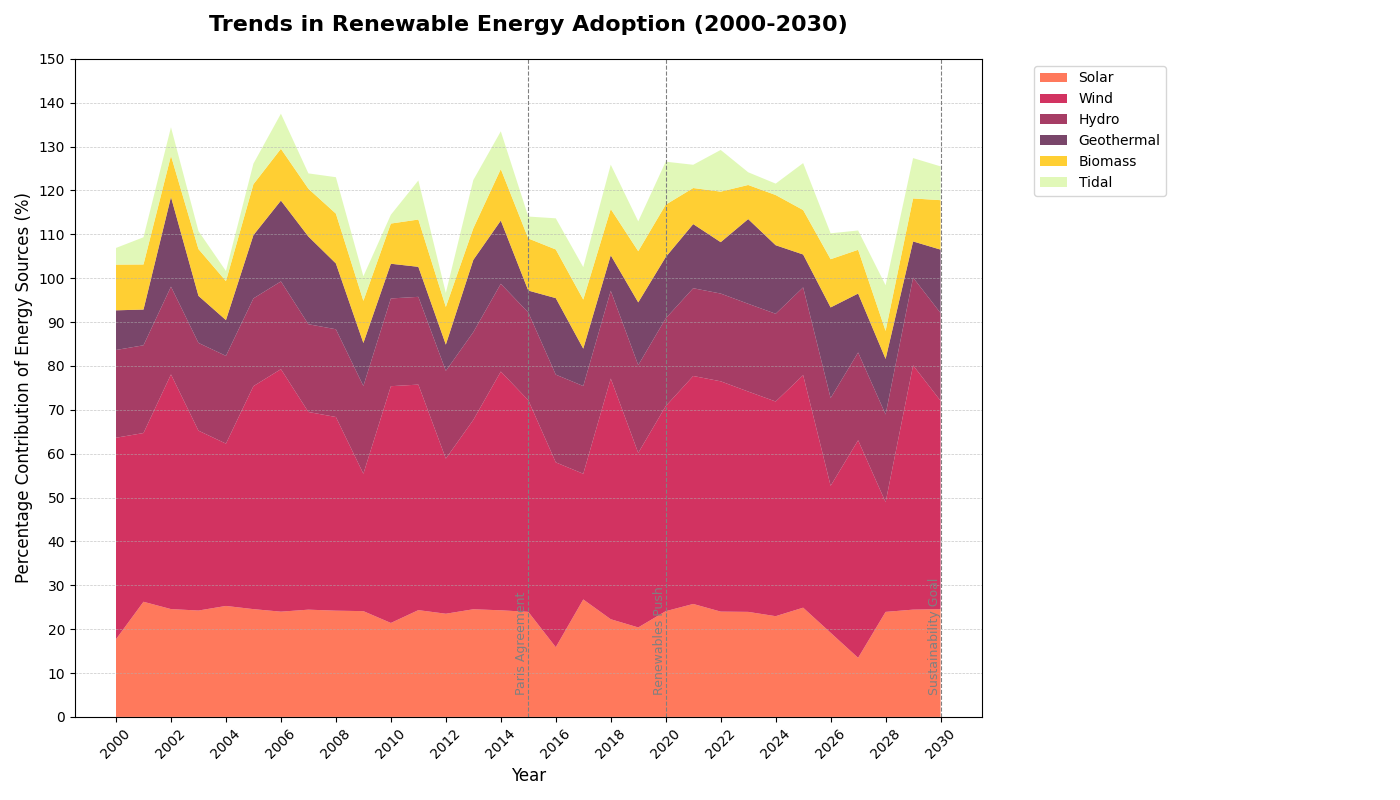

Write Python code to recreate this figure.
import matplotlib.pyplot as plt
import numpy as np

years = np.arange(2000, 2031)

# Generate synthetic data for multiple energy sources
solar_energy = 10 + 5 * np.log1p(years - 1999) + 2 * np.sin((years - 2000) / 5)
wind_energy = 15 + 10 * np.sqrt(years - 1999) - 0.5 * (years - 2000)
hydro_energy = np.full(years.shape, 20)
geothermal_energy = 5 + 0.5 * (years - 2000) + 1 * np.sin((years - 2000) / 2)
biomass_energy = 5 + 2 * np.log1p(years - 1999)
tidal_energy = 2 + 0.3 * (years - 2000)

# Shuffle data for randomness while preserving structure
np.random.seed(0)
np.random.shuffle(solar_energy)
np.random.shuffle(wind_energy)
np.random.shuffle(hydro_energy)
np.random.shuffle(geothermal_energy)
np.random.shuffle(biomass_energy)
np.random.shuffle(tidal_energy)

energy_sources = np.row_stack((
    solar_energy, wind_energy, hydro_energy,
    geothermal_energy, biomass_energy, tidal_energy
))

fig, ax = plt.subplots(figsize=(14, 8))
new_colors = ['#FF5733', '#C70039', '#900C3F', '#581845', '#FFC300', '#DAF7A6']

ax.stackplot(years, energy_sources, labels=['Solar', 'Wind', 'Hydro', 'Geothermal', 'Biomass', 'Tidal'], colors=new_colors, alpha=0.8)

ax.set_title('Trends in Renewable Energy Adoption (2000-2030)', fontsize=16, fontweight='bold', pad=20)
ax.set_xlabel('Year', fontsize=12)
ax.set_ylabel('Percentage Contribution of Energy Sources (%)', fontsize=12)

ax.set_xticks(np.arange(2000, 2031, 2))
ax.set_yticks(np.arange(0, 151, 10))
ax.yaxis.grid(True, linestyle='--', linewidth=0.5, alpha=0.7)

ax.legend(loc='upper left', fontsize=10, bbox_to_anchor=(1.05, 1))

highlight_years = {2015: "Paris Agreement", 2020: "Renewables Push", 2030: "Sustainability Goal"}
for year, event in highlight_years.items():
    ax.axvline(x=year, color='grey', linestyle='--', linewidth=0.8)
    ax.text(year, 5, event, rotation=90, verticalalignment='bottom', horizontalalignment='right', color='grey', fontsize=9)

plt.xticks(rotation=45)
plt.tight_layout(rect=[0, 0, 0.85, 1])

plt.show()
